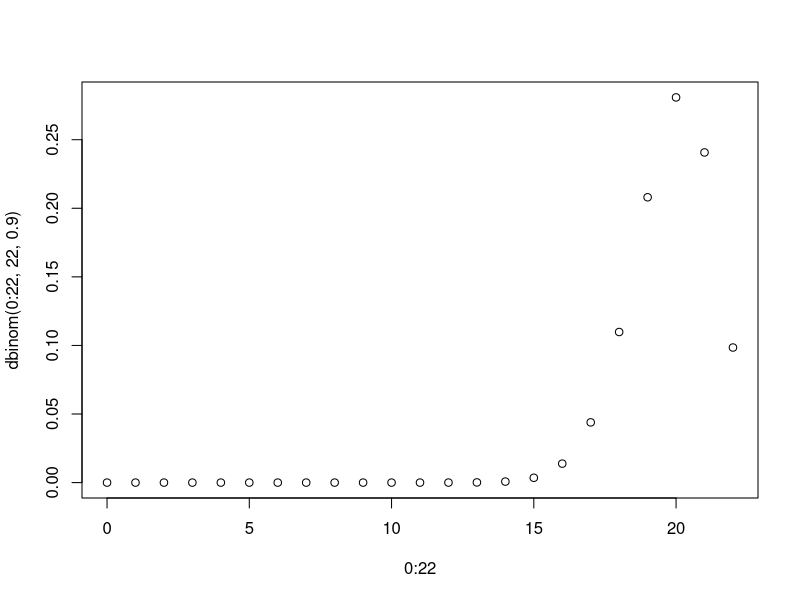

Reproduce this figure in R.
## ---- chunk 1
options(digits=4)
knitr::opts_chunk$set(echo = TRUE)
## ---- chunk 2
dbinom(2,15,0.3)
## ---- chunk 3
# use pbinom to find the cumulative discrete probabilities for everything less than or equal to 1 P(X<=1)
pbinom(1,15,0.3)
## ---- chunk 4
dbinom(0,15,0.3) + dbinom(1,15,0.3) # add the dbinoms
sum(dbinom(0:1,15,0.3)) # sum the dbinom from 0:1
## ---- chunk 5
# The complement of the cumulative distribution from X<=8 will give the cumulative distribution of all values P(X>8), values greater than 8
1-pbinom(8,15,0.3)
# Summing the distributions of values greater than 8 will also give the same probability (9<=X<=15)
sum(dbinom(9:15,15,0.3))
## ---- chunk 6
pbinom(4,12,0.22)
# summing the individual probabilities from 0:4
sum(dbinom(0:4,12,0.22))
## ---- chunk 7
# Complement of cdf at P(X<=2) will yield all the sum of the probabilites greater than X=2
1-pbinom(2,12,0.22)
# Same answer using the complement of the sum of the dbinom() from 0<=X<=2
1-sum(dbinom(0:2,12,0.22))
## ---- chunk 8
dbinom(17,22,0.9) + dbinom(18,22,0.9)
# or
sum(dbinom(17:18,22,0.9))
## ---- chunk 9
# Calculate probability of 22 of 22 students attending with 0.9 chance a given student attends
dbinom(22,22,0.9)
# If this distribution is graphed from 0 students to 22 students, we see that at X=22, the probability is approximatedly 10%
plot(0:22,dbinom(0:22,22,0.9))
## ---- chunk 10
# dbinom() for probability of 10 sucesses, n=15, p=0.75
dbinom(10,15,0.75)
## ---- chunk 11
# dbinom() for X in interval [8,10] inclusive, n=15, p=0.75
sum(dbinom(8:10,15,0.75))
## ---- chunk 12
pnorm(44,43,3.1)
## ---- chunk 13
pnorm(45,60,12)
## ---- chunk 14
# Since pnorm() calculates the probability distribution of a normal curve at values equal to or less than X, finding the difference between P(X<72) and P(X<63) will yield the area/probability of values falling between 63 and 72.

# The concept above translate to the calculation P(63<=X<=72) = P(X<72) - P(X<63). These values can be applied to the pnorm() function, with X, mean = 65, and s.d. = 7

pnorm(72,65,7) - pnorm(63,65,7)

## ---- chunk 15
# This is the probabilty a randomly selected student will finish under 75 minutes
pnorm(75,65,7) 
# Expected number of students to finish in under 75 minutes; this is the probability of a student finishing under 75 multiplied by the number of students, n =150
pnorm(75,65,7)*150 # n*p where n=150, p=0.9234
## ---- chunk 16
# To calculate the probabilities for the interval between 75 and 81 for this distribution, find the difference betweewn the area of each respective distributions
pnorm(81,65,7) - pnorm(75,65,7)
pnorm(81,65,7)
pnorm(75,65,7)
